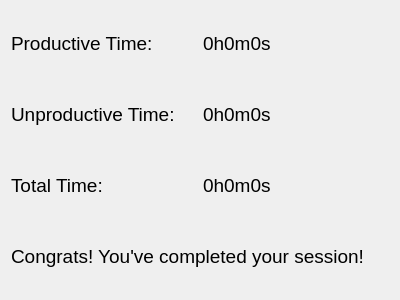
<?xml version="1.0" encoding="UTF-8"?>
<ui version="4.0">
 <class>LiveSession</class>
 <widget class="QWidget" name="LiveSession">
  <property name="geometry">
   <rect>
    <x>0</x>
    <y>0</y>
    <width>400</width>
    <height>300</height>
   </rect>
  </property>
  <property name="windowTitle">
   <string>0</string>
  </property>
  <layout class="QGridLayout" name="gridLayout">
   <item row="0" column="0">
    <widget class="QLabel" name="productiveTimeQLabel">
     <property name="font">
      <font>
       <pointsize>14</pointsize>
      </font>
     </property>
     <property name="text">
      <string>Productive Time:</string>
     </property>
    </widget>
   </item>
   <item row="0" column="1">
    <widget class="QLabel" name="productiveTime">
     <property name="font">
      <font>
       <pointsize>14</pointsize>
      </font>
     </property>
     <property name="text">
      <string>0h0m0s</string>
     </property>
    </widget>
   </item>
   <item row="1" column="0">
    <widget class="QLabel" name="unproductiveTimeQLabel">
     <property name="font">
      <font>
       <pointsize>14</pointsize>
      </font>
     </property>
     <property name="text">
      <string>Unproductive Time:</string>
     </property>
    </widget>
   </item>
   <item row="1" column="1">
    <widget class="QLabel" name="unproductiveTimeValue">
     <property name="font">
      <font>
       <pointsize>14</pointsize>
      </font>
     </property>
     <property name="text">
      <string>0h0m0s</string>
     </property>
    </widget>
   </item>
   <item row="2" column="0">
    <widget class="QLabel" name="sessionLengthQLabel">
     <property name="font">
      <font>
       <pointsize>14</pointsize>
      </font>
     </property>
     <property name="text">
      <string>Total Time:</string>
     </property>
    </widget>
   </item>
   <item row="2" column="1">
    <widget class="QLabel" name="label">
     <property name="font">
      <font>
       <pointsize>14</pointsize>
      </font>
     </property>
     <property name="text">
      <string>0h0m0s</string>
     </property>
    </widget>
   </item>
   <item row="3" column="0" colspan="2">
    <widget class="QLabel" name="congratsMessageLabel">
     <property name="font">
      <font>
       <pointsize>14</pointsize>
      </font>
     </property>
     <property name="text">
      <string>Congrats! You've completed your session!</string>
     </property>
    </widget>
   </item>
  </layout>
 </widget>
 <resources/>
 <connections/>
</ui>
